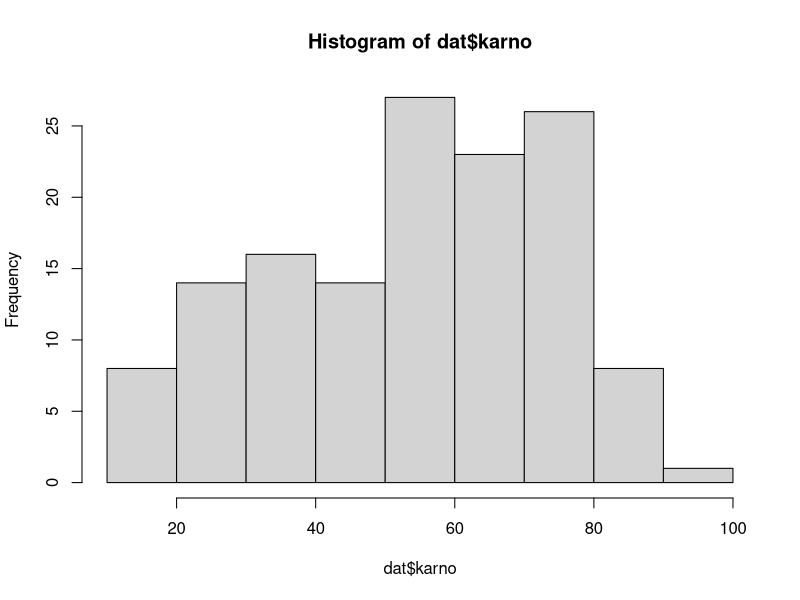
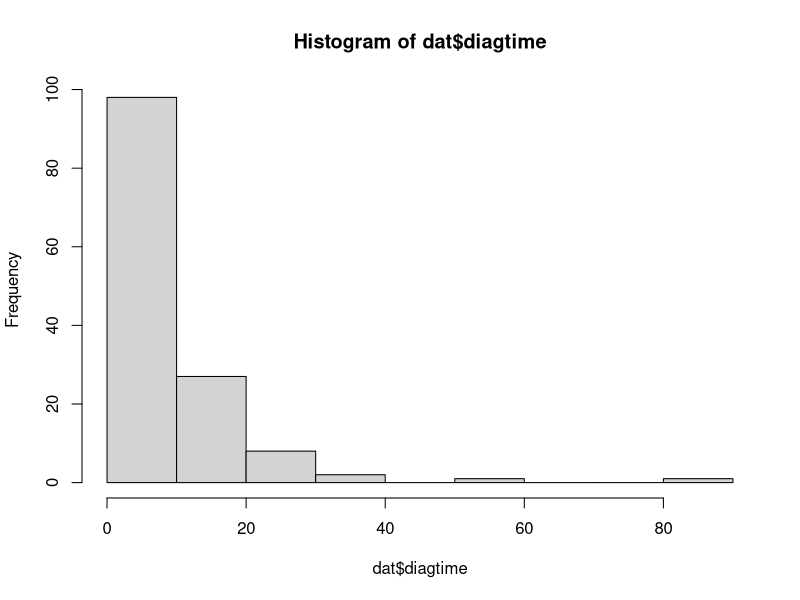
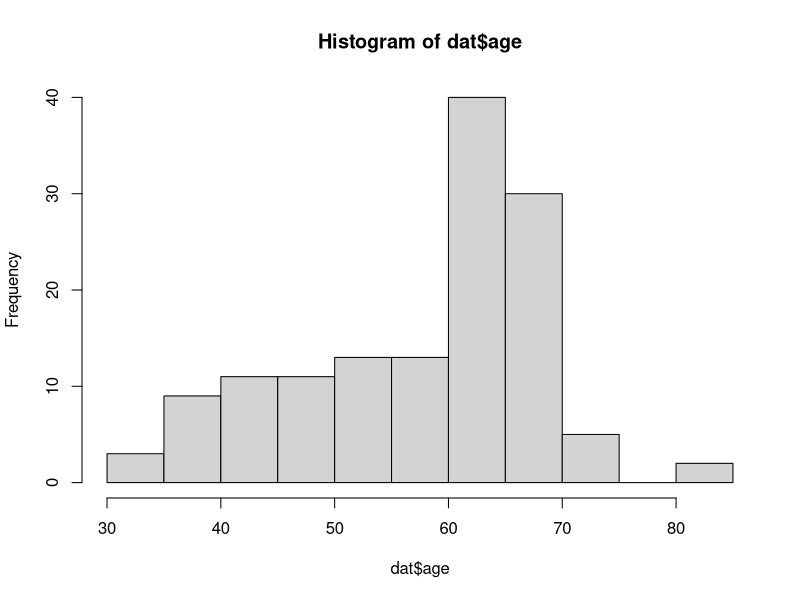

Here is the R script that generated these plots, in order: (Note: this script raises an error after producing the figures.)
# Data Analysis of 'survival' package's veteran dataset -------------------
# playing with dataset and functions to brainstorm ideas for app

# Packages ----------------------------------------------------------------
library(survival)
library(survminer)
library(dplyr)

# Load/Analyze/Adjust Data ------------------------------------------------
dat <- veteran

# Analyze Continuous Variables:
hist(dat$karno)
hist(dat$diagtime)
hist(dat$age)

karno_med <- median(dat$karno)

# Factorize:
dat <- dat %>%
  mutate(
    trt = factor(
      trt,
      levels = c("1", "2"),
      labels = c("standard", "test")
    ),
    prior = factor(
      prior,
      levels = c("0", "10"),
      labels = c("no", "yes")
    ),
    karno = factor(
      ifelse(
        karno >= karno_med,
        "good",
        "bad"
      )
    ),
    diagtime = factor(
      ifelse(
        diagtime >= 5,
        ">=5",
        "<5"
      )
    ),
    age = factor(
      ifelse(
        age >= median(age),
        "old",
        "young"
      )
    )
  )

str(dat)

# Fit survival model using Kaplan-Meier method:
surv_object <- Surv(time = dat$time, event = dat$status)

# Analyze each possible predictor variable separately:
# trt
fit1 <- survival::survfit(surv_object ~ trt, data = dat)
summary(fit1)
survminer::ggsurvplot(fit1, data = dat, pval = TRUE) # trt not significant

# celltype
fit2 <- survfit(surv_object ~ celltype, data = dat)
ggsurvplot(fit2, data = dat, pval = TRUE)

# prior
fit3 <- survfit(surv_object ~ prior, data = dat)
ggsurvplot(fit3, data = dat, pval = TRUE)


# cox proportional hazards model to include multiple covariates:
fit.coxph <- coxph(surv_object ~ trt + celltype + prior + karno + diagtime + age, data = dat)
fit.coxph

ggforest(fit.coxph, data = dat)


fit <- coxph(surv_object ~ celltype + karno, data = dat)
fit

fit <- survival::survfit(Surv(time, status) ~ trt + celltype, data = dat)
fit

hold_summary <- summary(fit)
cols <- lapply(c(8, 2:6, 9:11) , function(x) hold_summary[x])
tbl <- do.call(data.frame, cols)
